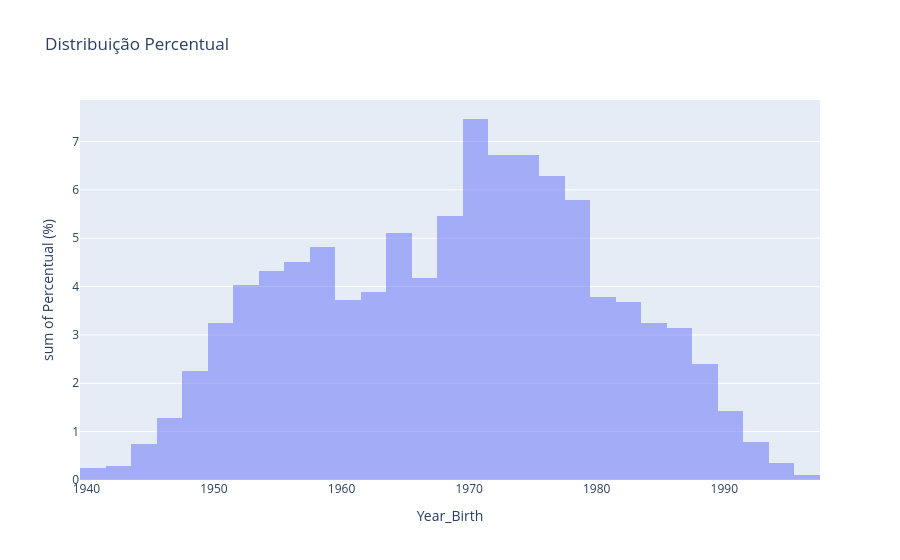

The notebook cell saved with this chart:
### Markdown cell above
A distribuição de vendas por idade, graficada abaixo, mostra que não nichos de idade bem delimitados, uma distribuição quase normal quase contínua com pico nas pessoas nascidas na década de 70 (entre 56 e 66 anos). Esse resultado está de acordo com os dois anteriores, já que essa idade é coerente com um nível superior maior, maior renda, e estatos de divórcio e casamento. Justamente em razão das categorias de cliente discutidas anteriormente, identifico que o público está mais relacionado a um estilo de vida, do que a uma idade específica.

### Code cell
cat2 = 'Year_Birth'
num = 'WebPurchases'

agrupado = df.groupby(cat2)[num].count().reset_index(name='abs')
agrupado['perc'] = 100 * agrupado['abs'] / agrupado['abs'].sum()

fig = px.histogram(agrupado, x=cat2, y='perc', barmode='overlay',
                   labels={'perc': 'Percentual (%)', cat2: cat2},
                   title='Distribuição Percentual', nbins=35)
fig.show()

### Figure 1 — Plotly figure (JSON) as saved in the notebook; plotly's stock layout.template omitted (floating-point values rounded to 4 significant figures)
{"data": [{"bingroup": "x", "histfunc": "sum", "hovertemplate": "Year_Birth=%{x}<br>sum of Percentual (%)=%{y}<extra></extra>", "legendgroup": "", "marker": {"color": "#636efa", "opacity": 0.5, "pattern": {"shape": ""}}, "name": "", "nbinsx": 35, "orientation": "v", "showlegend": false, "type": "histogram", "x": [1940, 1941, 1943, 1944, 1945, 1946, 1947, 1948, 1949, 1950, 1951, 1952, 1953, 1954, 1955, 1956, 1957, 1958, 1959, 1960, 1961, 1962, 1963, 1964, 1965, 1966, 1967, 1968, 1969, 1970, 1971, 1972, 1973, 1974, 1975, 1976, 1977, 1978, 1979, 1980, 1981, 1982, 1983, 1984, 1985, 1986, 1987, 1988, 1989, 1990, 1991, 1992, 1993, 1994, 1995, 1996], "xaxis": "x", "y": [0.1965, 0.04912, 0.2947, 0.3438, 0.3929, 0.5403, 0.7367, 0.9332, 1.326, 1.277, 1.965, 2.407, 1.621, 2.21, 2.112, 2.554, 1.965, 2.505, 2.308, 2.161, 1.572, 1.965, 1.916, 1.866, 3.242, 2.161, 2.014, 2.259, 3.193, 3.585, 3.88, 3.536, 3.193, 2.996, 3.733, 3.929, 2.358, 3.487, 2.308, 1.916, 1.866, 1.916, 1.768, 1.817, 1.424, 1.916, 1.228, 1.179, 1.228, 0.7859, 0.6385, 0.5894, 0.1965, 0.1473, 0.1965, 0.09823], "yaxis": "y"}], "layout": {"barmode": "overlay", "legend": {"tracegroupgap": 0}, "title": {"text": "Distribuição Percentual"}, "xaxis": {"anchor": "y", "domain": [0, 1], "title": {"text": "Year_Birth"}}, "yaxis": {"anchor": "x", "domain": [0, 1], "title": {"text": "sum of Percentual (%)"}}}}
